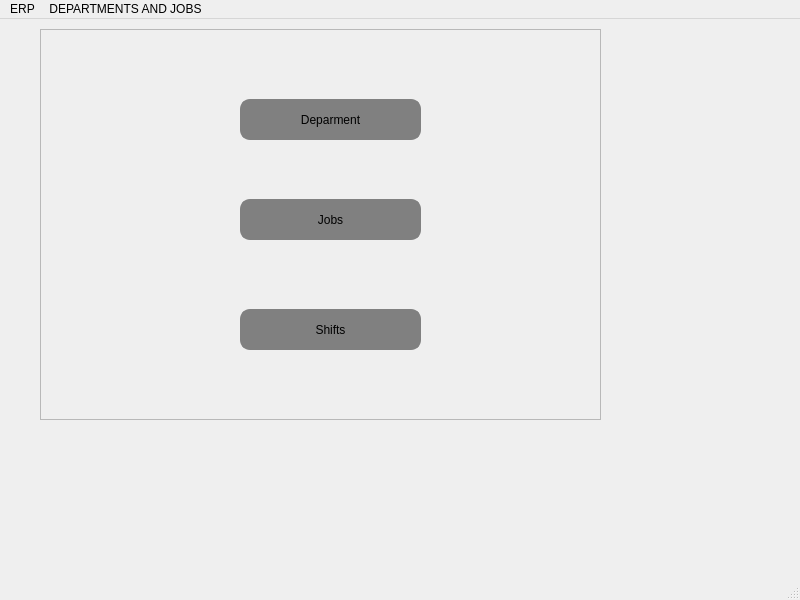
<?xml version="1.0" encoding="UTF-8"?>
<ui version="4.0">
 <class>MainWindow</class>
 <widget class="QMainWindow" name="MainWindow">
  <property name="windowModality">
   <enum>Qt::WindowModal</enum>
  </property>
  <property name="geometry">
   <rect>
    <x>0</x>
    <y>0</y>
    <width>800</width>
    <height>600</height>
   </rect>
  </property>
  <property name="windowTitle">
   <string>MainWindow</string>
  </property>
  <property name="tabShape">
   <enum>QTabWidget::Rounded</enum>
  </property>
  <widget class="QWidget" name="centralwidget">
   <widget class="QLabel" name="label">
    <property name="geometry">
     <rect>
      <x>40</x>
      <y>10</y>
      <width>561</width>
      <height>391</height>
     </rect>
    </property>
    <property name="contextMenuPolicy">
     <enum>Qt::NoContextMenu</enum>
    </property>
    <property name="toolTipDuration">
     <number>-2</number>
    </property>
    <property name="styleSheet">
     <string notr="true"/>
    </property>
    <property name="frameShape">
     <enum>QFrame::StyledPanel</enum>
    </property>
    <property name="lineWidth">
     <number>-2</number>
    </property>
    <property name="midLineWidth">
     <number>-3</number>
    </property>
    <property name="text">
     <string/>
    </property>
    <property name="pixmap">
     <pixmap resource="assets.qrc">:/Assets/IMG-20221128-WA0052.jpg</pixmap>
    </property>
    <property name="margin">
     <number>-1</number>
    </property>
   </widget>
   <widget class="QPushButton" name="pushButton">
    <property name="geometry">
     <rect>
      <x>240</x>
      <y>80</y>
      <width>181</width>
      <height>41</height>
     </rect>
    </property>
    <property name="styleSheet">
     <string notr="true">#pushButton {
border: 2px solid gray;
border-radius: 10px;
padding: 0 8px;
background: gray;
selection-background-color: darkgray;
}</string>
    </property>
    <property name="text">
     <string>Deparment</string>
    </property>
    <property name="iconSize">
     <size>
      <width>18</width>
      <height>16</height>
     </size>
    </property>
    <property name="autoRepeatDelay">
     <number>298</number>
    </property>
    <property name="autoRepeatInterval">
     <number>96</number>
    </property>
   </widget>
   <widget class="QPushButton" name="pushButton_2">
    <property name="geometry">
     <rect>
      <x>240</x>
      <y>180</y>
      <width>181</width>
      <height>41</height>
     </rect>
    </property>
    <property name="toolTipDuration">
     <number>1</number>
    </property>
    <property name="styleSheet">
     <string notr="true">#pushButton_2 {
border: 2px solid gray;
border-radius: 10px;
padding: 0 8px;
background: gray;
selection-background-color: darkgray;
}</string>
    </property>
    <property name="text">
     <string>Jobs</string>
    </property>
    <property name="iconSize">
     <size>
      <width>18</width>
      <height>16</height>
     </size>
    </property>
   </widget>
   <widget class="QPushButton" name="pushButton_3">
    <property name="geometry">
     <rect>
      <x>240</x>
      <y>290</y>
      <width>181</width>
      <height>41</height>
     </rect>
    </property>
    <property name="styleSheet">
     <string notr="true">#pushButton_3 {
border: 2px solid gray;
border-radius: 10px;
padding: 0 8px;
background: gray;
selection-background-color: darkgray;
}</string>
    </property>
    <property name="text">
     <string>Shifts</string>
    </property>
    <property name="iconSize">
     <size>
      <width>16</width>
      <height>19</height>
     </size>
    </property>
    <property name="autoRepeatInterval">
     <number>102</number>
    </property>
   </widget>
  </widget>
  <widget class="QMenuBar" name="menubar">
   <property name="geometry">
    <rect>
     <x>0</x>
     <y>0</y>
     <width>800</width>
     <height>21</height>
    </rect>
   </property>
   <widget class="QMenu" name="menuERP">
    <property name="title">
     <string>ERP</string>
    </property>
   </widget>
   <widget class="QMenu" name="menuDEPARTMENTS_AND_JOBS">
    <property name="title">
     <string>DEPARTMENTS AND JOBS</string>
    </property>
   </widget>
   <addaction name="menuERP"/>
   <addaction name="menuDEPARTMENTS_AND_JOBS"/>
  </widget>
  <widget class="QStatusBar" name="statusbar"/>
 </widget>
 <resources>
  <include location="assets.qrc"/>
 </resources>
 <connections/>
</ui>
